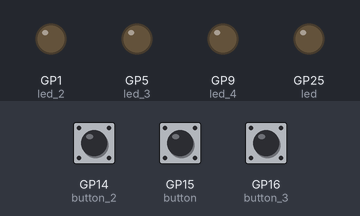
Simulated run of this program. Board: Raspberry Pi Pico running MicroPython. Parts: output pins drawn as LEDs (lit = HIGH). The test bench sets the inputs (shaded band); at power-on: GP15 (button) LOW, GP14 (button_2) LOW, GP16 (button_3) LOW.

Above: at 1.2 s.
1.3 s: GP15 (button) pulled HIGH for 1 s
At 1.49 s:
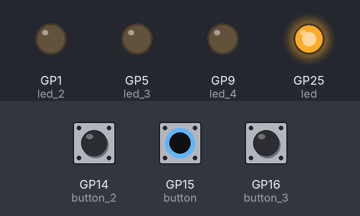
Timing chart, 0 to 1.6 s (numbered marks = the images above; inputs shaded):
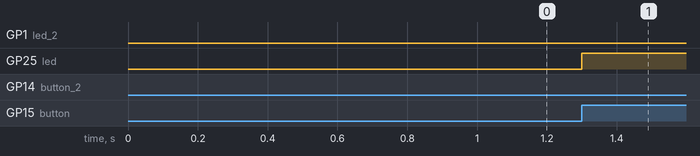

The program:

led_button_1_def.py
```python
from machine import Pin
import time

led = Pin(25, Pin.OUT)
led_2 = Pin(1, Pin.OUT)
led_3 = Pin(5, Pin.OUT)
led_4 = Pin(9, Pin.OUT)

button = Pin(15, Pin.IN, Pin.PULL_DOWN)
button_2 = Pin(14, Pin.IN, Pin.PULL_DOWN)
button_3 = Pin(16, Pin.IN, Pin.PULL_DOWN)


def swhitch_led(LED, Button):
    if Button.value():
        LED.value(1)
        led_2.value(1)
        led_3.value(1)
        led_4.value(1)
    else:
        LED.value(0)
        led_2.value(0)
        led_3.value(0)
        led_4.value(0)


while True:
    swhitch_led(led, button)
    swhitch_led(led_2, button_2)
    swhitch_led(led_3, button_3)
```
